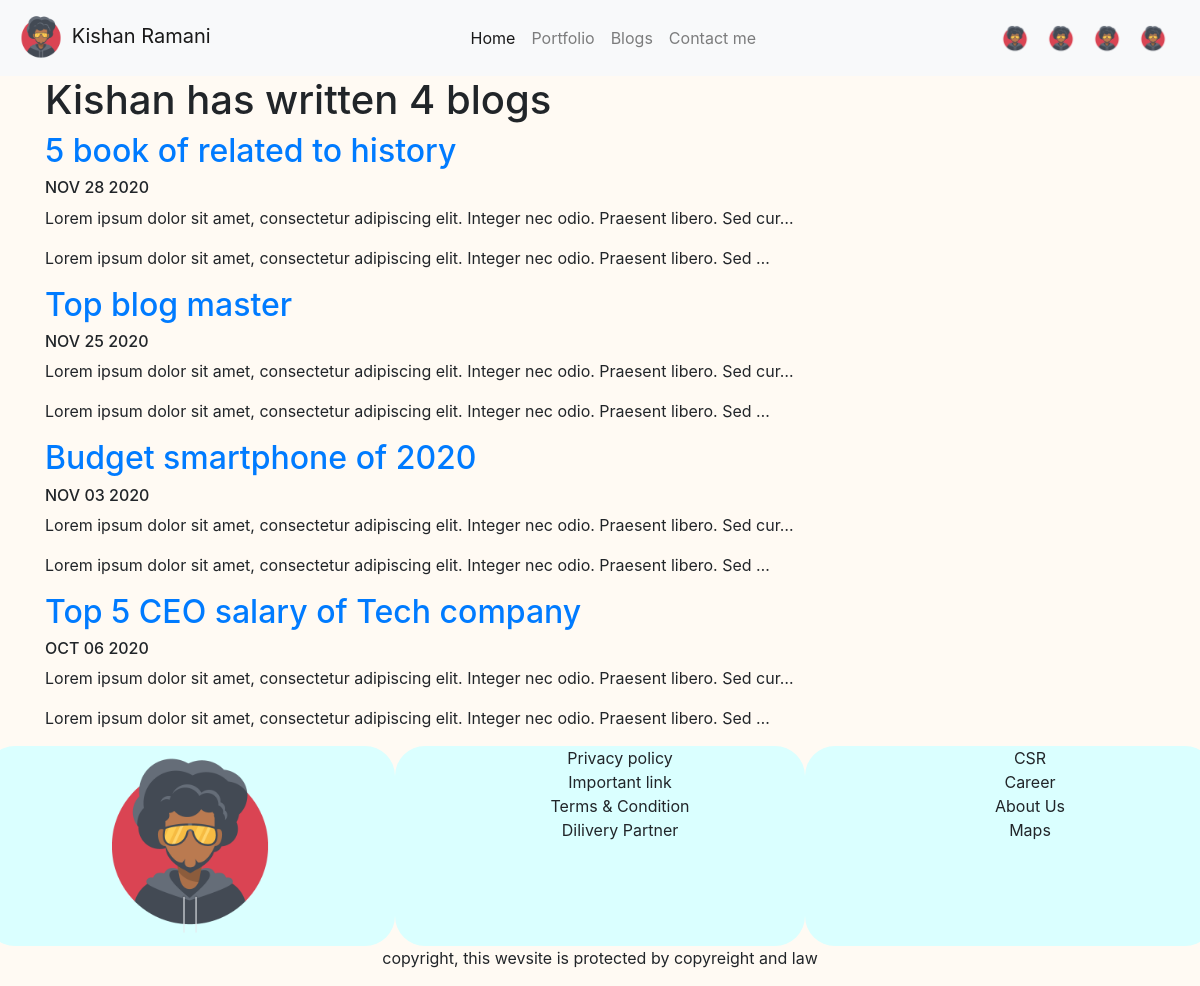
Screenshot of /blog/ with the database file from the repository.
### blog/models.py (models this page shows, shortened)
class Blog(models.Model):
    title = models.CharField(max_length=200)
    description = models.TextField()
    date = models.DateField()

### blog/views.py (the view)
# urls.py: path('', views.all_blogs, name='all_blogs'),
def all_blogs(request):
    blogs = Blog.objects.order_by('-date')
    return render(request, 'blog/all_blogs.html', {'blogs': blogs})

### blog/templates/blog/all_blogs.html
{% extends 'portfolio/base.html' %}
{% block content %}
<h1>Kishan has written {{ blogs.count }} blog{{ blogs.count | pluralize }}</h1>
{% for blog in blogs %}
    <a href="{% url 'blog:detail' blog.id %}">
    <h2>{{ blog.title }}</h2></a>
    <h6>{{ blog.date|date:'M d yy'|upper }}</h6>
    <p>{{ blog.description| striptags| truncatechars:100 }}</p>
    <p>{{ blog.description|safe| truncatechars:100 }}</p>
{% endfor %}
{% endblock %}

### portfolio/templates/portfolio/base.html (shortened to what this page needs)
{% load static %}
<!doctype html>
<html lang="en">
  <head>
    <link rel="stylesheet" href="https://cdn.jsdelivr.net/npm/bootstrap@4.5.3/dist/css/bootstrap.min.css">
      <link rel="stylesheet" href="{% static '/portfolio/custom.css' %}">
  </head>
  <body>
  <nav class="navbar navbar-expand-lg navbar-light bg-light">
  <a class="navbar-brand" href="{% url 'home' %}">
      <img src="{% static '/portfolio/ramaniicon.png' %}" width="50px" height="50px" alt="icon">
      <span>Kishan Ramani</span>
  </a>
  <div class="collapse navbar-collapse" id="navbarNav">
    <ul class="navbar-nav ml-auto ">
      <li class="nav-item active">
        <a class="nav-link" href="{% url 'home' %}">Home</a>
      </li>
      <li class="nav-item">
        <a class="nav-link" href="#">Portfolio</a>
      </li>
      <li class="nav-item">
        <a class="nav-link" href="{% url 'blog:all_blogs' %}">Blogs</a>
      </li>
        <li class="nav-item">
        <a class="nav-link" href="{% url 'contact' %}">Contact me</a>
      </li>
    </ul>
      <ul class="navbar-nav ml-auto">
      <li class="nav-item active">
        <a class="navbar-brand" href="{% url 'home' %}">
      <img src="{% static '/portfolio/ramaniicon.png' %}" width="30px" height="30px" alt="icon">
            </a>
      </li>
      <li class="nav-item">
        <a class="navbar-brand" href="{% url 'home' %}">
      <img src="{% static '/portfolio/ramaniicon.png' %}" width="30px" height="30px" alt="icon">
            </a>
      </li>
      <li class="nav-item">
        <a class="navbar-brand" href="{% url 'home' %}">
      <img src="{% static '/portfolio/ramaniicon.png' %}" width="30px" height="30px" alt="icon">
            </a>
      </li>
        <li class="nav-item">
        <a class="navbar-brand" href="{% url 'contact' %}">
      <img src="{% static '/portfolio/ramaniicon.png' %}" width="30px" height="30px" alt="icon">
            </a>
      </li>
    </ul>
  </div>
</nav>
  <div class="container">
      {% block content %}
      {% endblock %}
  </div>
  <div class="ftr">
      <div class="row text-center">
          <div class="col-md-4 fb ">
              <img src="{% static '/portfolio/ramaniicon.png' %}" alt="xx" width="200px" height="200px">
          </div>
          <div class="col-md-4 fb">
              <ul style="list-style: none">
                  <li>Privacy policy</li>
                  <li>Important link</li>
                  <li>Terms & Condition</li>
                  <li>Dilivery Partner</li>
              </ul>
          </div>
          <div class="col-md-4 fb">
                <ul style="list-style: none">
                    <li>CSR</li>
                  <li>Career</li>
                  <li>About Us</li>
                  <li>Maps</li>
              </ul>
          </div>
      </div>
      <div class="container text-center">
          <p>copyright, this wevsite is protected by copyreight and law</p>
      </div>
  </div>
  </body>
</html>

### portfolio/static/portfolio/custom.css (style rules this page uses)
body { background-color: #fffaf3; }
.fb ul { list-style: none; }
.fb { background-color: #daffff; height: 200px; border-radius: 30px; vertical-align: baseline; }

### rows the page displays
Blog: title "5 book of related to history", date "NOV 28 2020", description "Lorem ipsum dolor sit amet, consectetur adipiscing elit. Integer nec odio. Praesent libero. Sed cur…", description "Lorem ipsum dolor sit amet, consectetur adipiscing elit. Integer nec odio. Praesent libero. Sed …"
Blog: title "Top blog master", date "NOV 25 2020", description "Lorem ipsum dolor sit amet, consectetur adipiscing elit. Integer nec odio. Praesent libero. Sed cur…", description "Lorem ipsum dolor sit amet, consectetur adipiscing elit. Integer nec odio. Praesent libero. Sed …"
Blog: title "Budget smartphone of 2020", date "NOV 03 2020", description "Lorem ipsum dolor sit amet, consectetur adipiscing elit. Integer nec odio. Praesent libero. Sed cur…", description "Lorem ipsum dolor sit amet, consectetur adipiscing elit. Integer nec odio. Praesent libero. Sed …"
Blog: title "Top 5 CEO salary of Tech company", date "OCT 06 2020", description "Lorem ipsum dolor sit amet, consectetur adipiscing elit. Integer nec odio. Praesent libero. Sed cur…", description "Lorem ipsum dolor sit amet, consectetur adipiscing elit. Integer nec odio. Praesent libero. Sed …"

### other values shown
{{ blogs.count }} "4"
{{ blogs.count | pluralize }} "s"
